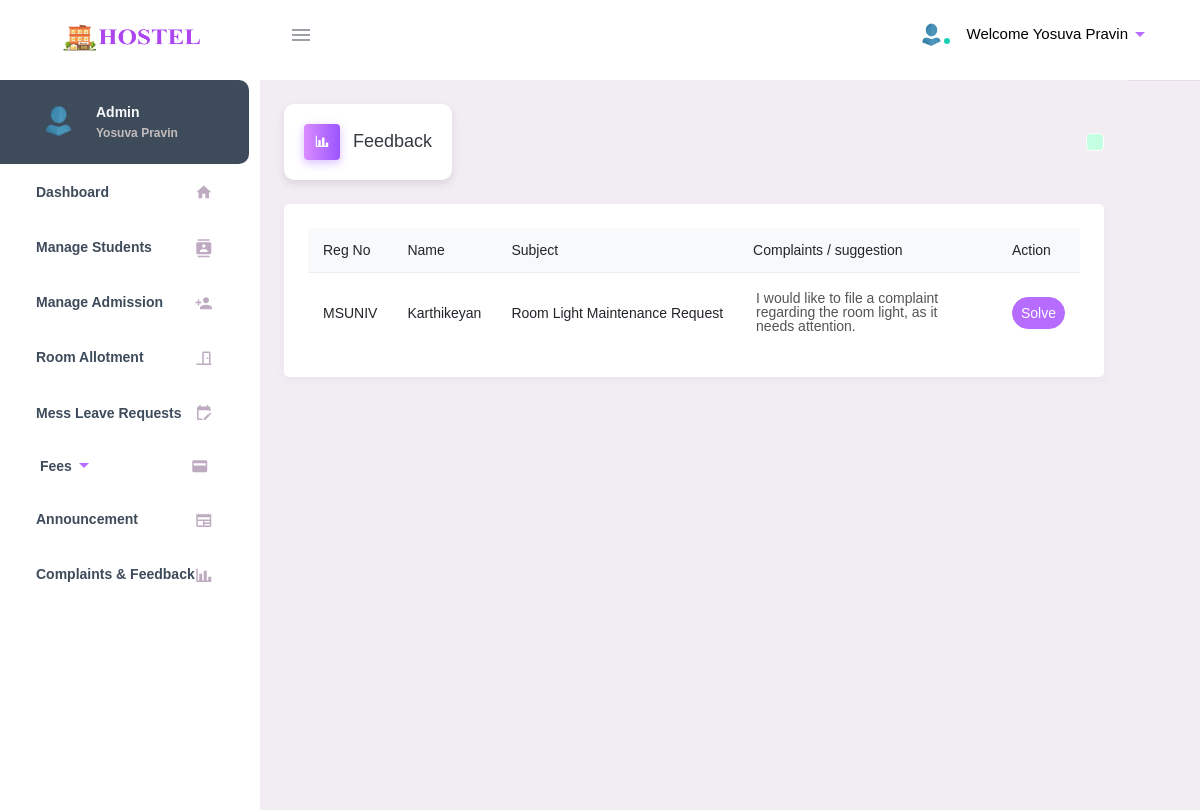
Page /admin/get_feedback.php (signed in) on the committed database.
### tables this page shows
CREATE TABLE `suggest` (
  `id` varchar(20) NOT NULL,
  `reg` varchar(20) NOT NULL,
  `name` varchar(50) NOT NULL,
  `sub` varchar(50) NOT NULL,
  `cmpl` varchar(250) NOT NULL,
  `status` varchar(20) DEFAULT 'pending'
);

### admin/get_feedback.php (the view, shortened to what this page needs)
<?php
include('../dbconnect.php');
$errorMessage = "";
?>
<!DOCTYPE html>
<html lang="en">
<head>
  <link rel="stylesheet" href="./include/materialdesignicons.min.css">
  <link rel="stylesheet" href="./include/vendor.bundle.base.css">
  <link rel="stylesheet" href="./include/style.css">
  <link rel="stylesheet" href="https://cdn.jsdelivr.net/npm/@mdi/font/css/materialdesignicons.min.css">
  <link rel="stylesheet" href="../dist/css/style.min.css">
  <link rel="stylesheet" href="./include/style.css">
  <link rel="stylesheet" href="./include/exstyle.css">
  <link rel="stylesheet" href="https://cdnjs.cloudflare.com/ajax/libs/font-awesome/5.15.3/css/all.min.css">
</head>
<body class="">
  <div class="container-scroller">
    <header class="topbar" data-navbarbg="skin6">
      <?php include 'navbar.php' ?>
    </header>
    <div class="container-fluid page-body-wrapper pt-0 proBanner-padding-top">
      <div class="navcantainer d-fixed">
        <?php include 'sidebar.php' ?>
      </div>
      <div class="main-panel">
        <div class="content-wrapper p-4">
          <div class="page-header">
            <h3 class="page-title" style="font-family: 'Montserrat Alternates', sans-serif;
">
              <span class="page-title-icon bg-gradient-primary text-white mr-2">
                <i class="mdi mdi-chart-bar menu-icon"></i>
              </span> Feedback
            </h3>
            <div id="successMessage" class="sucees p-2" style="display: none;">
            <?php echo $errorMessage; ?></div>
          </div>
          <form method="POST">
            <div class="grid-margin card p-4 stretch-card">
              <?php
              $qry = mysqli_query($connect, "select * from suggest");
              $hasData = false;
              while ($row = mysqli_fetch_array($qry)) {
                $hasData = true;
              }
              if ($hasData) {
              ?>
                <table class="table table-responsive-xl">
                  <thead class="grid-margin bg-light fs-1 fw-bolder">
                    <tr>
                      <th>Reg No</th>
                      <th>Name</th>
                      <th>Subject</th>
                      <th>Complaints / suggestion</th>
                      <th>Action</th>
                    </tr>
                  </thead>
                  <?php
                  mysqli_data_seek($qry, 0);
                  while ($row = mysqli_fetch_array($qry)) {
                  ?>
                    <tr>
                      <td>
                        <div><?php echo $row['reg']; ?></div>
                      </td>
                      <td>
                        <div><?php echo $row['name']; ?></div>
                      </td>
                      <td>
                        <div><?php echo $row['sub']; ?></div>
                      </td>
                      <td class="text-align:center;justify-content:center;align-items:center;display:flex">
                        <textarea name="" id="" style="background-color:white;border-color:white; width:100%;" cols="70" rows="3" disabled><?php echo $row['cmpl']; ?></textarea>
                      </td>
                      <td>
                        <button class="rounded-pill btn--blue btn pt-2 pb-2 pr-2 pl-2 btn-primary" id="solveButton">Solve</button>
                      </td>
                    </tr>
                  <?php
                  }
                  ?>
                </table>
              <?php
              } else {
              ?>
                <div style="display:block; text-align:center">
                  <img style="height: 300px; width:300px;" src="./include/no_feed.png" alt="">
                </div>
              <?php
              }
              ?>
            </div>
          </form>
        </div>
      </div>
      <footer class="footer">
        <div class="container-fluid clearfix">
        </div>
      </footer>
    </div>
  </div>
</body>
</html>

### admin/include/exstyle.css (style rules this page uses)
.page-title, .date, .time { background-color: #fff; box-shadow: 0 4px 8px rgba(0, 0, 0, 0.1); padding: 20px; border-radius: 10px; display: inline-block; }
.menu-icon { transition: transform 0.3s ease; }
body { font-family: Verdana, Geneva, sans-serif; font-size: 14px; }
.clearfix:after { content: ""; display: block; clear: both; visibility: hidden; height: 0; }

### admin/get_feedback.php (style rules this page uses)
.sucees { background-color: rgb(195, 255, 225); border-radius: 5px; border: 1px solid white; }

### rows in the picture
suggest: reg "MSUNIV", name "Karthikeyan", sub "Room Light Maintenance Request", cmpl "I would like to file a complaint regarding the room light, as it needs attention."

### other values in the picture
$_SESSION['name'] "Yosuva Pravin"
